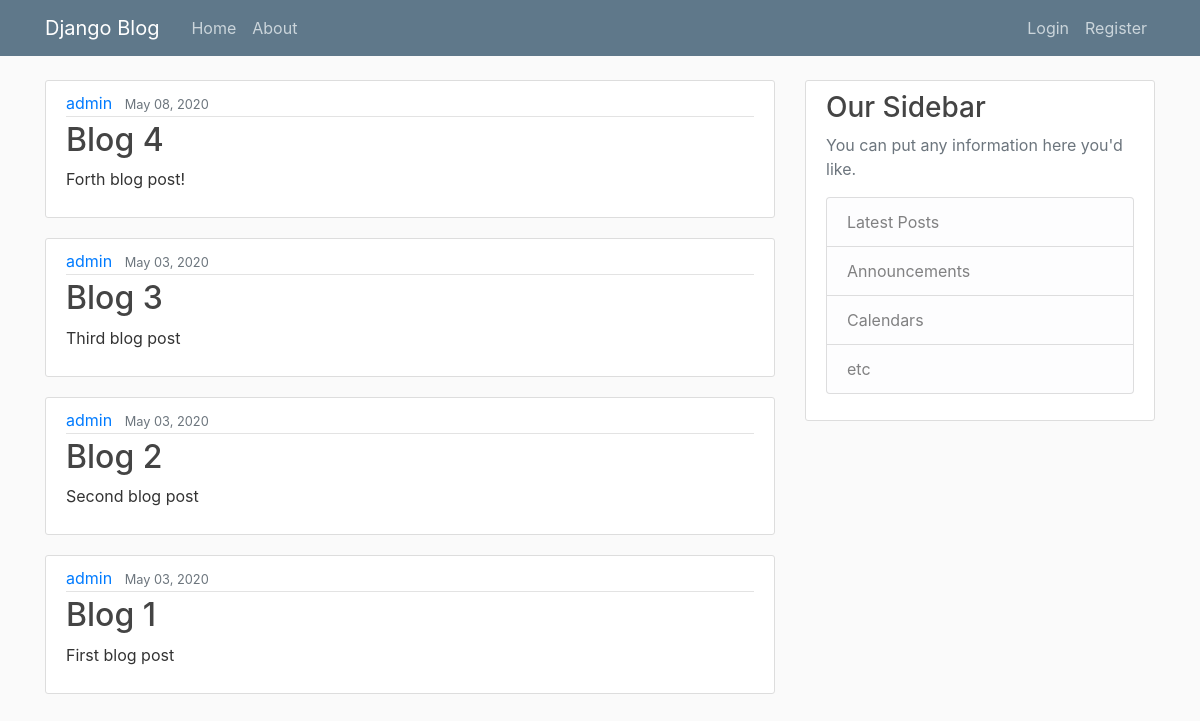
The app's page /, older data.
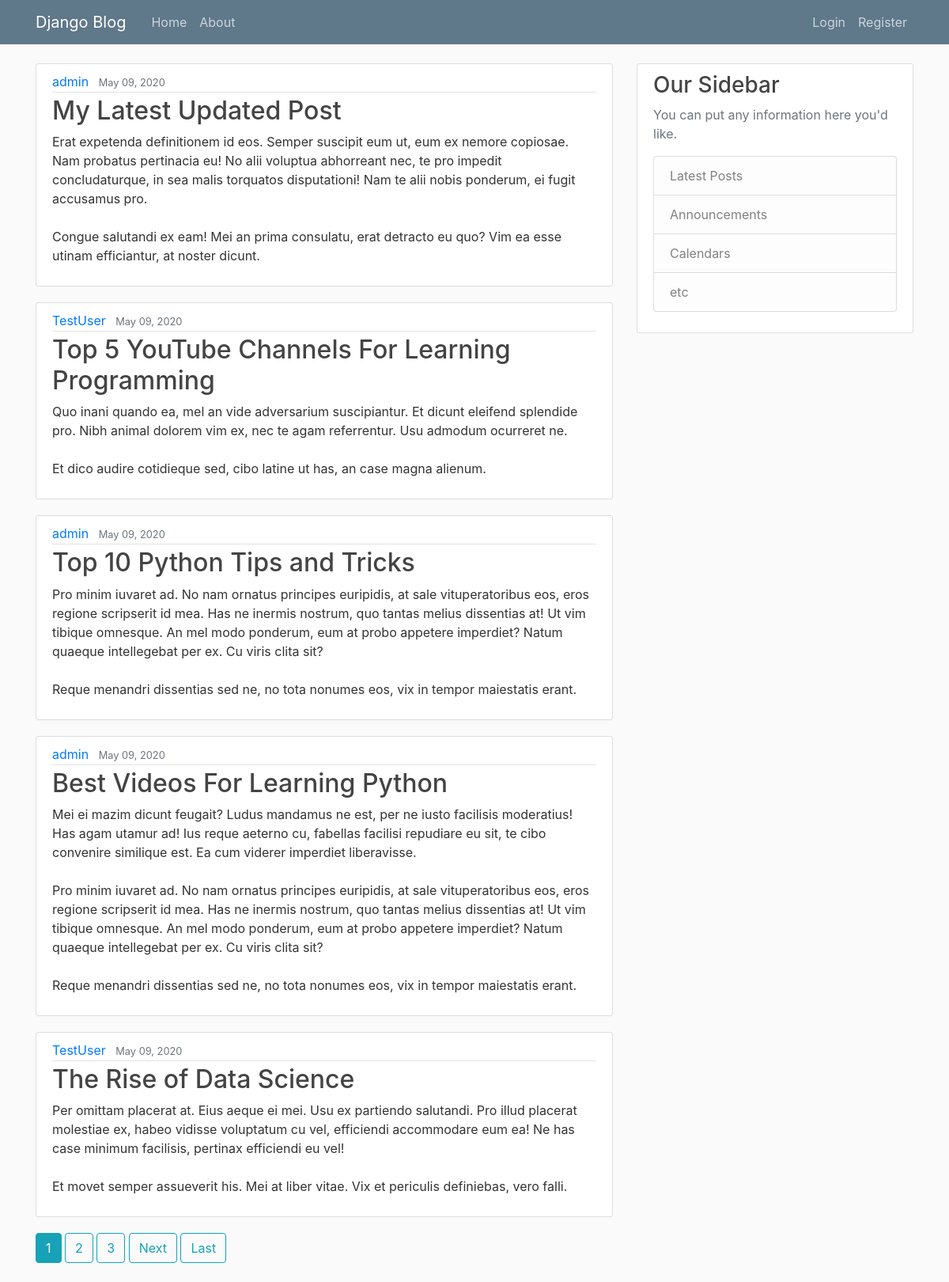
The same page, newer data.
### blog/models.py (models this page shows, shortened)
class Post(models.Model):
    title = models.CharField(max_length=100)
    content = models.TextField()
    date_posted = models.DateTimeField(default=datetime.now)
    author = models.ForeignKey(User, on_delete=models.CASCADE)
    objects = models.Manager()

### blog/views.py (the view)
# urls.py: path('', PostListView.as_view(), name='blog-home'),
class PostListView(ListView):
    model = Post
    template_name = 'blog/home.html'
    context_object_name = 'posts'
    ordering = ['-date_posted']
    paginate_by = 5

### templates/blog/home.html (shortened to what this page needs)
{% extends 'base.html' %}
{% block content %}
    {% for post in posts %}
        <article class="media content-section">
            <div class="media-body">
            <div class="article-metadata">
                <a class="mr-2" href="#">{{ post.author }}</a>
                <small class="text-muted">{{ post.date_posted|date:'F d, Y' }}</small>
            </div>
            <h2><a class="article-title" href="{% url 'post-detail' post.id %}">{{ post.title }}</a></h2>
            <p class="article-content">{{ post.content }}</p>
            </div>
        </article>
    {% endfor %}
    {% if is_paginated %}
        {% for num in page_obj.paginator.page_range %}
            {% if page_obj.number == num %}
                <a class="btn btn-info mb-4" href="?page={{ num }}">{{ num }}</a>
            {% elif num > page_obj.number|add:'-3' and num < page_obj.number|add:'3' %}
                <a class="btn btn-outline-info mb-4" href="?page={{ num }}">{{ num }}</a>
            {% endif %}
        {% endfor %}
        {% if page_obj.has_next %}
            <a class="btn btn-outline-info mb-4" href="?page={{ page_obj.next_page_number }}">Next</a>
            <a class="btn btn-outline-info mb-4" href="?page={{ page_obj.paginator.num_pages }}">Last</a>
        {% endif %}
    {% endif %}
{% endblock %}

Row changes from the older to the newer data that the page shows:
no longer on this page (row unchanged): Post: author "admin", date_posted "May 08, 2020", title "Blog 4", content "Forth blog post!"
no longer on this page (row unchanged): Post: author "admin", date_posted "May 03, 2020", title "Blog 3", content "Third blog post"
no longer on this page (row unchanged): Post: author "admin", date_posted "May 03, 2020", title "Blog 2", content "Second blog post"
no longer on this page (row unchanged): Post: author "admin", date_posted "May 03, 2020", title "Blog 1", content "First blog post"
added Post: author "admin", date_posted "May 09, 2020", title "My Latest Updated Post", content "Erat expetenda definitionem id eos. Semper suscipit eum ut, eum ex nemore copiosae. Nam probatus pertinacia eu! No alii voluptua abhorreant nec, te pro impedit concludaturque, in sea malis torquatos disputationi! Nam te alii nobis ponderum, ei fugit accusamus pro. Congue salutandi ex eam! Mei an prima consulatu, erat detracto eu quo? Vim ea esse utinam efficiantur, at noster dicunt."
added Post: author "TestUser", date_posted "May 09, 2020", title "Top 5 YouTube Channels For Learning Programming", content "Quo inani quando ea, mel an vide adversarium suscipiantur. Et dicunt eleifend splendide pro. Nibh animal dolorem vim ex, nec te agam referrentur. Usu admodum ocurreret ne. Et dico audire cotidieque sed, cibo latine ut has, an case magna alienum."
added Post: author "admin", date_posted "May 09, 2020", title "Top 10 Python Tips and Tricks", content "Pro minim iuvaret ad. No nam ornatus principes euripidis, at sale vituperatoribus eos, eros regione scripserit id mea. Has ne inermis nostrum, quo tantas melius dissentias at! Ut vim tibique omnesque. An mel modo ponderum, eum at probo appetere imperdiet? Natum quaeque intellegebat per ex. Cu viris clita sit? Reque menandri dissentias sed ne, no tota nonumes eos, vix in tempor maiestatis erant."
added Post: author "admin", date_posted "May 09, 2020", title "Best Videos For Learning Python", content "Mei ei mazim dicunt feugait? Ludus mandamus ne est, per ne iusto facilisis moderatius! Has agam utamur ad! Ius reque aeterno cu, fabellas facilisi repudiare eu sit, te cibo convenire similique est. Ea cum viderer imperdiet liberavisse. Pro minim iuvaret ad. No nam ornatus principes euripidis, at sale vituperatoribus eos, eros regione scripserit id mea. Has ne inermis nostrum, quo tantas melius dissentias at! Ut vim tibique omnesque. An mel modo ponderum, eum at probo appetere imperdiet? Natum quaeque intellegebat per ex. Cu viris clita sit? Reque menandri dissentias sed ne, no tota nonumes eos, vix in tempor maiestatis erant."
added Post: author "TestUser", date_posted "May 09, 2020", title "The Rise of Data Science", content "Per omittam placerat at. Eius aeque ei mei. Usu ex partiendo salutandi. Pro illud placerat molestiae ex, habeo vidisse voluptatum cu vel, efficiendi accommodare eum ea! Ne has case minimum facilisis, pertinax efficiendi eu vel! Et movet semper assueverit his. Mei at liber vitae. Vix et periculis definiebas, vero falli."
Text that changed along with them:
new list line: "1"
new list line: "2"
new list line: "3"
text now shown: "Next Last"
